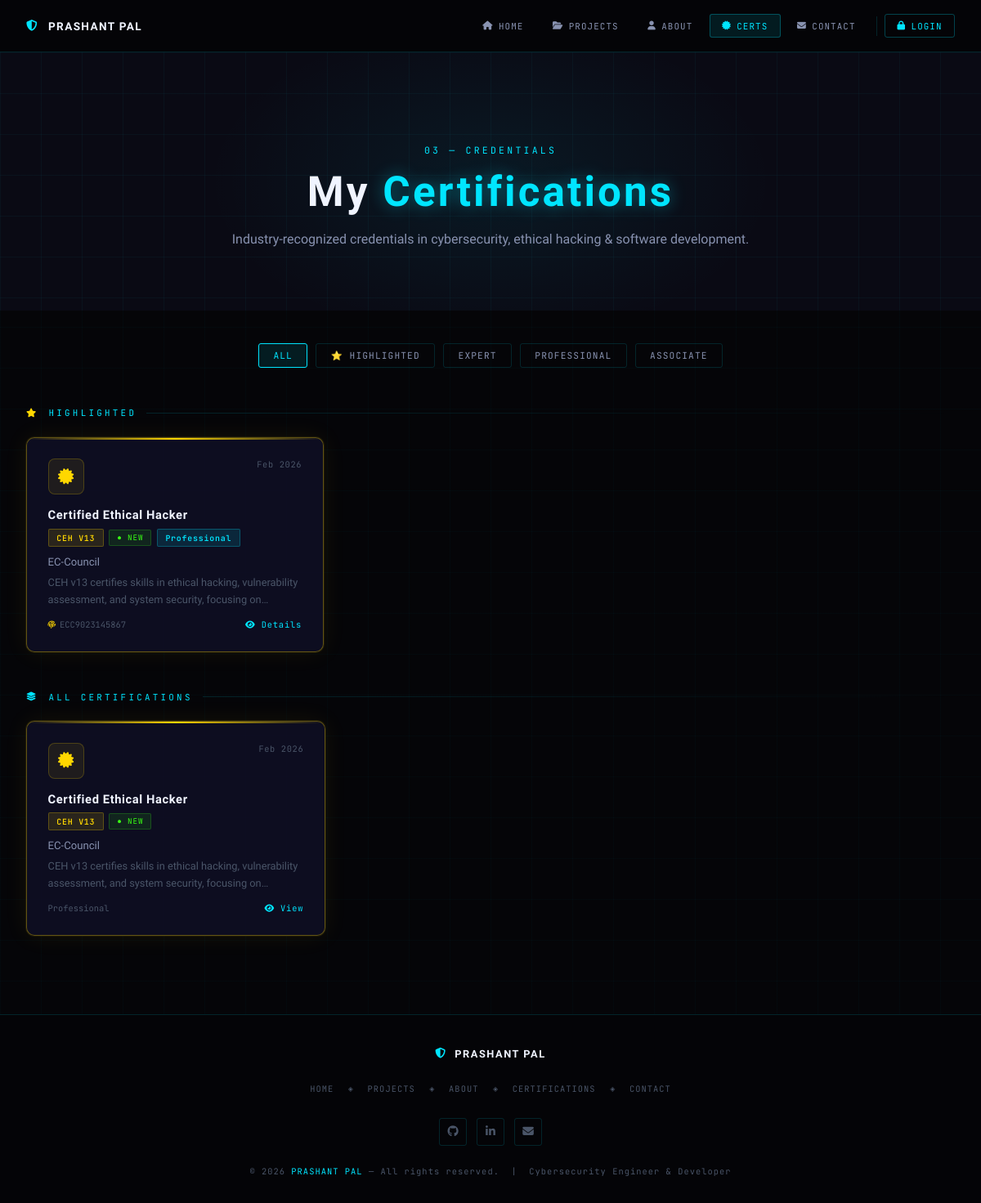
Page /certifications/ on the committed database.
### apps/portfolio/models.py (models this page shows, shortened)
class Certification(models.Model):
    LEVEL_CHOICES = [
        ('expert',       'Expert / Top Tier'),
        ('professional', 'Professional'),
        ('associate',    'Associate'),
        ('beginner',     'Beginner / Foundation'),
    ]
    title           = models.CharField(max_length=200)
    badge_label     = models.CharField(max_length=60, blank=True)
    issuer          = models.CharField(max_length=200)
    issue_date      = models.DateField()
    credential_id   = models.CharField(max_length=200, blank=True)
    credential_url  = models.URLField(blank=True)
    description     = models.TextField(blank=True)
    certificate_image = models.ImageField(upload_to='certificates/', blank=True, null=True)
    level           = models.CharField(max_length=20, choices=LEVEL_CHOICES, default='professional')
    is_highlighted  = models.BooleanField(default=False)
    display_order   = models.PositiveIntegerField(default=0)
    created_at      = models.DateTimeField(auto_now_add=True)
    class Meta:
        ordering = ['display_order', '-issue_date', '-created_at']
        verbose_name = 'Certification'
        verbose_name_plural = 'Certifications'

### apps/portfolio/views.py (the view)
# urls.py: path('certifications/', views.certifications, name='certifications'),
def certifications(request):
    cutoff = timezone.now().date() - timedelta(days=180)
    certs  = Certification.objects.all().order_by('display_order', '-issue_date')
    return render(request, 'certifications.html', {'certs': certs, 'recent_cutoff': cutoff})

### apps/portfolio/templates/certifications.html (shortened to what this page needs)
{% extends "layout.html" %}
{% load static %}
{% block body_content %}
{% block content %}
<link rel="stylesheet" href="https://cdnjs.cloudflare.com/ajax/libs/font-awesome/6.5.0/css/all.min.css">
<header class="page-header">
  <div class="page-header-grid"></div>
  <div class="page-header-glow"></div>
  <div class="page-header-inner">
    <p class="page-eyebrow">03 — Credentials</p>
    <h1 class="page-title">My <span class="accent">Certifications</span></h1>
    <p class="page-subtitle">
      Industry-recognized credentials in cybersecurity, ethical hacking &amp; software development.
    </p>
  </div>
</header>
<div class="filter-bar">
  <button class="filter-btn active" data-filter="all">All</button>
  <button class="filter-btn" data-filter="highlighted">⭐ Highlighted</button>
  <button class="filter-btn" data-filter="expert">Expert</button>
  <button class="filter-btn" data-filter="professional">Professional</button>
  <button class="filter-btn" data-filter="associate">Associate</button>
</div>
<section class="certs-section">
  {% if certs %}
  {% with highlighted_certs=certs %}
  {% for cert in highlighted_certs %}{% if cert.is_highlighted %}{% if forloop.first %}
  <p class="section-label"><i class="fas fa-star" style="color:var(--gold);"></i> Highlighted</p>
  <div class="highlights-row">
  {% endif %}{% endif %}{% endfor %}
  {% for cert in highlighted_certs %}
  {% if cert.is_highlighted %}
    <div class="cert-card is-highlighted"
         style="animation-delay:{{ forloop.counter0 }}00ms;"
         data-pk="{{ cert.pk }}"
         data-filter="highlighted {{ cert.level }}">
      <div class="cert-card-top">
        <div class="cert-icon-wrap gold">
          {% if cert.level == 'expert' %}<i class="fas fa-shield-halved"></i>
          {% elif cert.level == 'professional' %}<i class="fas fa-certificate"></i>
          {% elif cert.level == 'associate' %}<i class="fas fa-graduation-cap"></i>
          {% else %}<i class="fas fa-award"></i>{% endif %}
        </div>
        <span class="cert-date">{{ cert.issue_date|date:"M Y" }}</span>
      </div>
      <div class="cert-title">{{ cert.title }}</div>
      <div class="cert-badges">
        {% if cert.badge_label %}<span class="badge-tag badge-gold">{{ cert.badge_label }}</span>{% endif %}
        {% if cert.issue_date >= recent_cutoff %}<span class="badge-new">● New</span>{% endif %}
        <span class="badge-tag badge-cyan">{{ cert.get_level_display }}</span>
      </div>
      <div class="cert-issuer">{{ cert.issuer }}</div>
      {% if cert.description %}<div class="cert-desc-preview">{{ cert.description }}</div>{% endif %}
      <div class="cert-footer">
        {% if cert.credential_id %}
          <span><i class="fas fa-fingerprint" style="color:var(--gold);margin-right:.3rem;font-size:.6rem;"></i>{{ cert.credential_id|truncatechars:24 }}</span>
        {% else %}<span></span>{% endif %}
        <span class="cert-view-hint"><i class="fas fa-eye"></i> Details</span>
      </div>
    </div>
  {% endif %}
  {% endfor %}
  {% for cert in certs %}{% if cert.is_highlighted %}{% if forloop.last %}</div>{% endif %}{% endif %}{% endfor %}
  {% endwith %}
  <p class="section-label" style="margin-top:2.5rem;"><i class="fas fa-layer-group"></i> All Certifications</p>
  <div class="certs-grid" id="certs-grid">
    {% for cert in certs %}
    <div class="cert-card {% if cert.is_highlighted %}is-highlighted{% endif %}"
         style="animation-delay:{{ forloop.counter0 }}0ms;"
         data-pk="{{ cert.pk }}"
         data-filter="{{ cert.level }}{% if cert.is_highlighted %} highlighted{% endif %}">
      <div class="cert-card-top">
        <div class="cert-icon-wrap {% if cert.is_highlighted %}gold{% endif %}">
          {% if cert.level == 'expert' %}<i class="fas fa-shield-halved"></i>
          {% elif cert.level == 'professional' %}<i class="fas fa-certificate"></i>
          {% elif cert.level == 'associate' %}<i class="fas fa-graduation-cap"></i>
          {% else %}<i class="fas fa-award"></i>{% endif %}
        </div>
        <span class="cert-date">{{ cert.issue_date|date:"M Y" }}</span>
      </div>
      <div class="cert-title">{{ cert.title }}</div>
      <div class="cert-badges">
        {% if cert.badge_label %}
          <span class="badge-tag {% if cert.is_highlighted %}badge-gold{% else %}badge-cyan{% endif %}">{{ cert.badge_label }}</span>
        {% endif %}
        {% if cert.issue_date >= recent_cutoff %}<span class="badge-new">● New</span>{% endif %}
      </div>
      <div class="cert-issuer">{{ cert.issuer }}</div>
      {% if cert.description %}<div class="cert-desc-preview">{{ cert.description }}</div>{% endif %}
      <div class="cert-footer">
        <span style="color:var(--text-lo);">{{ cert.get_level_display }}</span>
        <span class="cert-view-hint"><i class="fas fa-eye"></i> View</span>
      </div>
    </div>
    {% endfor %}
  </div>
  {% else %}
  <div class="empty-state">
    <i class="fas fa-certificate"></i>
    No certifications added yet. Check back soon!
  </div>
  {% endif %}
</section>
{% endblock content %}
{% endblock body_content %}

### templates/layout.html (style rules this page uses)
:root { --bg-void: #050508; --bg-deep: #0a0a14; --bg-surface: #0f0f1e; --bg-card: rgba(15,15,35,0.95); --cyan: #00e5ff; --cyan-dim: rgba(0,229,255,0.10); --cyan-glow: rgba(0,229,255,0.35); --green: #39ff14; --green-dim: rgba(57,255,20,0.1); --purple: #a855f7; --orange: #ff6b35; --red: #ff4757; --text-hi: #f0f4ff; --text-mid: #8892b0; --text-lo: #4a5568; --border: rgba(0,229,255,0.14); --font-display: 'Orbitron', monospace; --font-body: 'Exo 2', sans-serif; --font-mono: 'JetBrains Mono', monospace; }
*, *::before, *::after { box-sizing: border-box; margin: 0; padding: 0; }
body { background: var(--bg-void); color: var(--text-hi); font-family: var(--font-body); min-height: 100vh; display: flex; flex-direction: column; overflow-x: hidden; }

### rows in the picture
Certification: is_highlighted True (drawn), issue_date "Feb 2026", title "Certified Ethical Hacker", badge_label "CEH V13", shows "● NEW", level "Professional", issuer "EC-Council", description "CEH v13 certifies skills in ethical hacking, vulnerability assessment, and system security, focusing…", credential_id "ECC9023145867"
